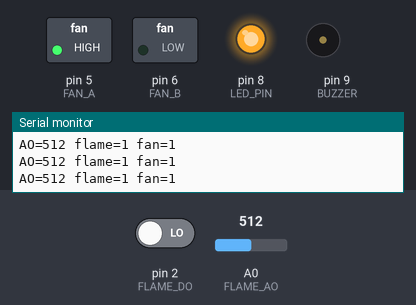
Simulated run of this sketch. Board: Arduino Uno, built with avr-gcc and run on an emulated ATmega328P. Parts: switched loads named in the sketch (green lamp = pin HIGH), output pins drawn as LEDs (lit = HIGH), buzzer (waves = sounding, pin HIGH), the last lines printed to the serial monitor. The test bench sets the inputs (shaded band); at power-on: pin 2 (FLAME_DO) LOW, A0 (FLAME_AO) = 512.

Above: at 1.06 s.
1.3 s: pin 2 (FLAME_DO) driven HIGH
At 1.7 s:
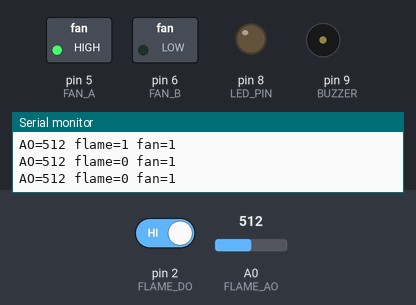
2.8 s: pin 2 (FLAME_DO) driven LOW
At 2.93 s:
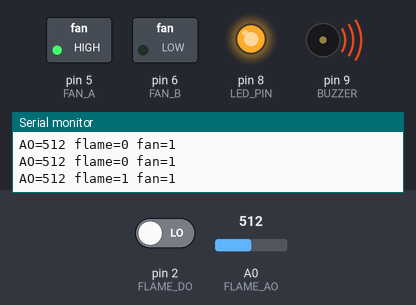
5.8 s: pin 2 (FLAME_DO) driven HIGH
At 9.8 s:
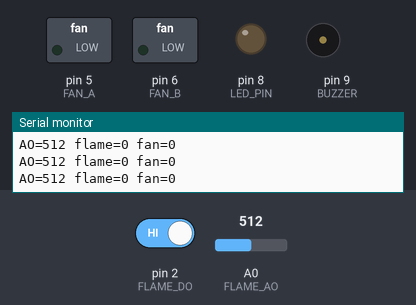
Timing chart, 0 to 11.3 s (numbered marks = the images above; inputs shaded):
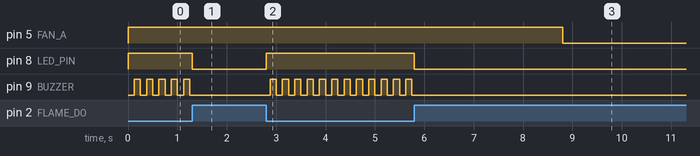

Measured:
- after the input at 1.3 s, pin 8 (LED_PIN): HIGH → LOW at once; pin 9 (BUZZER): stops changing and stays LOW
- after the input at 2.8 s, pin 5 (FAN_A): stays HIGH (without the input it goes to LOW after 1.5 s); pin 8 (LED_PIN): LOW → HIGH at once; pin 9 (BUZZER): alternates HIGH for 0.12 s and LOW for 0.12 s, starting after 0.08 s
- after the input at 5.8 s, pin 5 (FAN_A): HIGH → LOW after 3.0 s; pin 8 (LED_PIN): HIGH → LOW at once; pin 9 (BUZZER): stops changing and stays LOW
- by itself, pin 9 (BUZZER): alternates HIGH for 0.12 s and LOW for 0.12 s

The sketch:

ch05_fire_robot_fan.ino
```cpp
const int FLAME_DO = 2;           // digital: LOW = flame seen
const int FLAME_AO = A0;          // analog: smaller value = stronger flame
const int FAN_A = 5, FAN_B = 6;   // L9110 fan module: PWM on A, B stays LOW
const int LED_PIN = 8;            // red LED (with 220 ohm)
const int BUZZER  = 9;            // active buzzer

const int FAN_SPEED = 255;
const unsigned long FAN_AFTER_MS = 3000;   // keep blowing 3 s after the flame is gone
const unsigned long MAX_FAN_MS   = 20000;  // safety: stop the fan after 20 s

unsigned long lastFlame = 0, fanStart = 0, lastPrint = 0;
bool fanOn = false, gaveUp = false;

void setup() {
  pinMode(FLAME_DO, INPUT);
  pinMode(FAN_A, OUTPUT); pinMode(FAN_B, OUTPUT);
  pinMode(LED_PIN, OUTPUT); pinMode(BUZZER, OUTPUT);
  digitalWrite(FAN_B, LOW);
  Serial.begin(9600);
}

void loop() {
  unsigned long now = millis();
  bool flame = (digitalRead(FLAME_DO) == LOW);
  if (flame) lastFlame = now;

  // fan logic: start on flame, run on a little, never longer than MAX_FAN_MS
  if (fanOn && now - lastFlame > FAN_AFTER_MS) fanOn = false;
  if (fanOn && now - fanStart > MAX_FAN_MS) { fanOn = false; gaveUp = true; }
  if (!flame && now - lastFlame > FAN_AFTER_MS) gaveUp = false;
  if (flame && !fanOn && !gaveUp) { fanOn = true; fanStart = now; }
  analogWrite(FAN_A, fanOn ? FAN_SPEED : 0);

  // alarm: LED on, buzzer beeps 4 times a second while a flame is seen
  digitalWrite(LED_PIN, flame);
  digitalWrite(BUZZER, flame && (now / 125) % 2);

  if (now - lastPrint > 200) {         // flame strength for calibration
    lastPrint = now;
    Serial.print("AO="); Serial.print(analogRead(FLAME_AO));
    Serial.print(" flame="); Serial.print(flame);
    Serial.print(" fan="); Serial.println(fanOn);
  }
}
```
